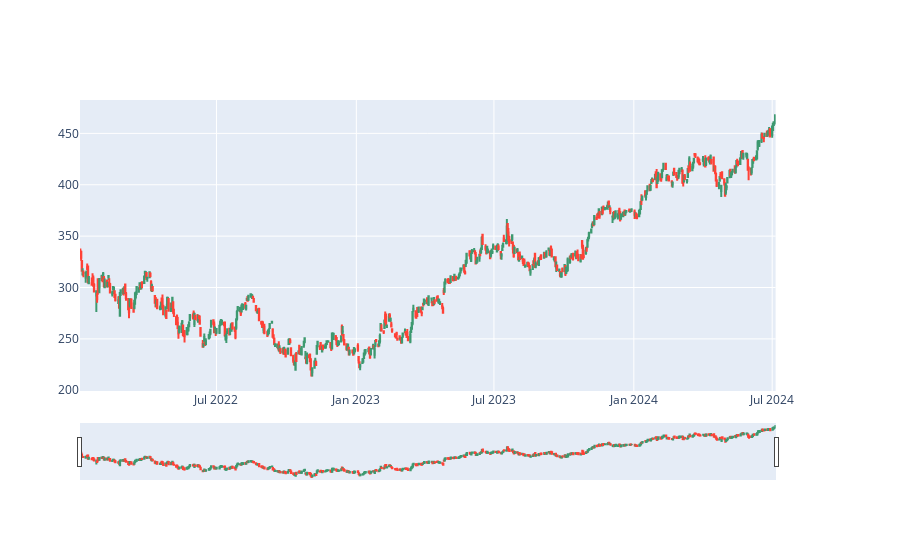

The code cell stored with this chart in its notebook:
### Markdown cell above
##### Switch to candlestick chart

### Code cell
fig3 = make_subplots(specs=[[{"secondary_y": True}]])
fig3.add_trace(go.Candlestick(x=data.index,
open=data['Open'],
high=data['High'],
low=data['Low'],
close=data['Close'],
))
fig3

### Figure 1 — Plotly figure (JSON) as saved in the notebook; plotly's stock layout.template omitted (floating-point values rounded to 4 significant figures; data arrays with more than 128 entries replaced by an {"elided": "..."} marker saying what was removed)
{"data": [{"close": {"elided": "629 float values"}, "high": {"elided": "629 float values"}, "low": {"elided": "629 float values"}, "open": {"elided": "629 float values"}, "type": "candlestick", "x": {"elided": "629 str values"}}], "layout": {"xaxis": {"anchor": "y", "domain": [0, 0.94]}, "yaxis": {"anchor": "x", "domain": [0, 1]}, "yaxis2": {"anchor": "x", "overlaying": "y", "side": "right"}}}
